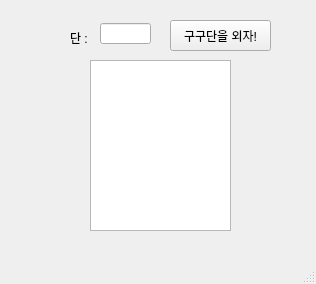
<?xml version="1.0" encoding="UTF-8"?>
<ui version="4.0">
 <class>MainWindow</class>
 <widget class="QMainWindow" name="MainWindow">
  <property name="geometry">
   <rect>
    <x>0</x>
    <y>0</y>
    <width>316</width>
    <height>284</height>
   </rect>
  </property>
  <property name="windowTitle">
   <string>MainWindow</string>
  </property>
  <widget class="QWidget" name="centralwidget">
   <widget class="QPushButton" name="pb">
    <property name="geometry">
     <rect>
      <x>170</x>
      <y>20</y>
      <width>101</width>
      <height>31</height>
     </rect>
    </property>
    <property name="text">
     <string>구구단을 외자!</string>
    </property>
   </widget>
   <widget class="QLineEdit" name="le">
    <property name="geometry">
     <rect>
      <x>100</x>
      <y>23</y>
      <width>51</width>
      <height>21</height>
     </rect>
    </property>
    <property name="text">
     <string/>
    </property>
   </widget>
   <widget class="QLabel" name="label">
    <property name="geometry">
     <rect>
      <x>70</x>
      <y>30</y>
      <width>71</width>
      <height>16</height>
     </rect>
    </property>
    <property name="text">
     <string>단 : </string>
    </property>
   </widget>
   <widget class="QTextEdit" name="te">
    <property name="geometry">
     <rect>
      <x>90</x>
      <y>60</y>
      <width>141</width>
      <height>171</height>
     </rect>
    </property>
   </widget>
  </widget>
  <widget class="QMenuBar" name="menubar">
   <property name="geometry">
    <rect>
     <x>0</x>
     <y>0</y>
     <width>316</width>
     <height>21</height>
    </rect>
   </property>
  </widget>
  <widget class="QStatusBar" name="statusbar"/>
 </widget>
 <resources/>
 <connections/>
</ui>
